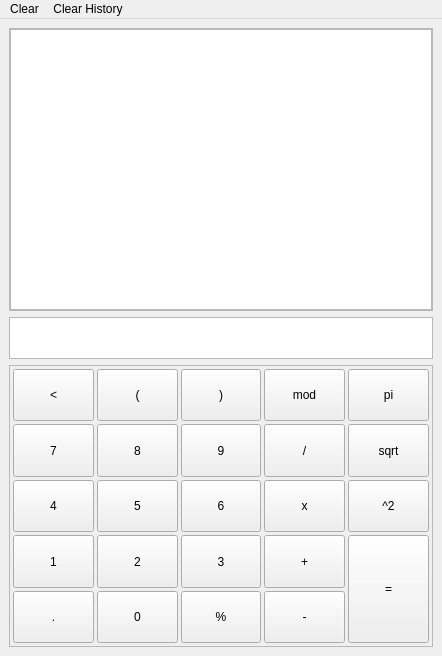
<?xml version="1.0" encoding="UTF-8"?>
<ui version="4.0">
 <class>MainWindow</class>
 <widget class="QMainWindow" name="MainWindow">
  <property name="geometry">
   <rect>
    <x>0</x>
    <y>0</y>
    <width>442</width>
    <height>656</height>
   </rect>
  </property>
  <property name="windowTitle">
   <string>MainWindow</string>
  </property>
  <widget class="QWidget" name="centralwidget">
   <layout class="QVBoxLayout" name="verticalLayout">
    <item>
     <widget class="QScrollArea" name="scrollArea">
      <property name="widgetResizable">
       <bool>true</bool>
      </property>
      <widget class="QWidget" name="scrollAreaWidgetContents">
       <property name="geometry">
        <rect>
         <x>0</x>
         <y>0</y>
         <width>418</width>
         <height>267</height>
        </rect>
       </property>
       <layout class="QHBoxLayout" name="horizontalLayout">
        <property name="leftMargin">
         <number>0</number>
        </property>
        <property name="topMargin">
         <number>0</number>
        </property>
        <property name="rightMargin">
         <number>0</number>
        </property>
        <property name="bottomMargin">
         <number>0</number>
        </property>
        <item>
         <widget class="QTextEdit" name="textEdit">
          <property name="html">
           <string>&lt;!DOCTYPE HTML PUBLIC &quot;-//W3C//DTD HTML 4.0//EN&quot; &quot;http://www.w3.org/TR/REC-html40/strict.dtd&quot;&gt;
&lt;html&gt;&lt;head&gt;&lt;meta name=&quot;qrichtext&quot; content=&quot;1&quot; /&gt;&lt;style type=&quot;text/css&quot;&gt;
p, li { white-space: pre-wrap; }
&lt;/style&gt;&lt;/head&gt;&lt;body style=&quot; font-family:'Fira Sans Semi-Light'; font-size:10pt; font-weight:400; font-style:normal;&quot;&gt;
&lt;p style=&quot;-qt-paragraph-type:empty; margin-top:0px; margin-bottom:0px; margin-left:0px; margin-right:0px; -qt-block-indent:0; text-indent:0px;&quot;&gt;&lt;br /&gt;&lt;/p&gt;&lt;/body&gt;&lt;/html&gt;</string>
          </property>
         </widget>
        </item>
       </layout>
      </widget>
     </widget>
    </item>
    <item>
     <widget class="QFrame" name="frame_2">
      <property name="frameShape">
       <enum>QFrame::StyledPanel</enum>
      </property>
      <property name="frameShadow">
       <enum>QFrame::Raised</enum>
      </property>
      <layout class="QVBoxLayout" name="verticalLayout_2">
       <property name="spacing">
        <number>0</number>
       </property>
       <property name="leftMargin">
        <number>0</number>
       </property>
       <property name="topMargin">
        <number>0</number>
       </property>
       <property name="rightMargin">
        <number>0</number>
       </property>
       <property name="bottomMargin">
        <number>0</number>
       </property>
       <item>
        <widget class="QLineEdit" name="line_equacao">
         <property name="frame">
          <bool>false</bool>
         </property>
        </widget>
       </item>
       <item>
        <widget class="QLineEdit" name="line_avisos">
         <property name="frame">
          <bool>false</bool>
         </property>
         <property name="readOnly">
          <bool>true</bool>
         </property>
        </widget>
       </item>
      </layout>
     </widget>
    </item>
    <item>
     <widget class="QFrame" name="frame">
      <property name="frameShape">
       <enum>QFrame::StyledPanel</enum>
      </property>
      <property name="frameShadow">
       <enum>QFrame::Raised</enum>
      </property>
      <layout class="QGridLayout" name="gridLayout">
       <property name="leftMargin">
        <number>3</number>
       </property>
       <property name="topMargin">
        <number>3</number>
       </property>
       <property name="rightMargin">
        <number>3</number>
       </property>
       <property name="bottomMargin">
        <number>3</number>
       </property>
       <property name="spacing">
        <number>3</number>
       </property>
       <item row="1" column="3">
        <widget class="QPushButton" name="botao_divide">
         <property name="sizePolicy">
          <sizepolicy hsizetype="Minimum" vsizetype="Expanding">
           <horstretch>0</horstretch>
           <verstretch>0</verstretch>
          </sizepolicy>
         </property>
         <property name="text">
          <string>/</string>
         </property>
        </widget>
       </item>
       <item row="1" column="0">
        <widget class="QPushButton" name="botao_7">
         <property name="sizePolicy">
          <sizepolicy hsizetype="Minimum" vsizetype="Expanding">
           <horstretch>0</horstretch>
           <verstretch>0</verstretch>
          </sizepolicy>
         </property>
         <property name="text">
          <string>7</string>
         </property>
        </widget>
       </item>
       <item row="2" column="2">
        <widget class="QPushButton" name="botao_6">
         <property name="sizePolicy">
          <sizepolicy hsizetype="Minimum" vsizetype="Expanding">
           <horstretch>0</horstretch>
           <verstretch>0</verstretch>
          </sizepolicy>
         </property>
         <property name="text">
          <string>6</string>
         </property>
        </widget>
       </item>
       <item row="0" column="2">
        <widget class="QPushButton" name="botao_fecha_parenteses">
         <property name="sizePolicy">
          <sizepolicy hsizetype="Expanding" vsizetype="Expanding">
           <horstretch>0</horstretch>
           <verstretch>0</verstretch>
          </sizepolicy>
         </property>
         <property name="text">
          <string>)</string>
         </property>
        </widget>
       </item>
       <item row="1" column="1">
        <widget class="QPushButton" name="botao_8">
         <property name="sizePolicy">
          <sizepolicy hsizetype="Minimum" vsizetype="Expanding">
           <horstretch>0</horstretch>
           <verstretch>0</verstretch>
          </sizepolicy>
         </property>
         <property name="text">
          <string>8</string>
         </property>
        </widget>
       </item>
       <item row="0" column="4">
        <widget class="QPushButton" name="botao_pi">
         <property name="sizePolicy">
          <sizepolicy hsizetype="Expanding" vsizetype="Expanding">
           <horstretch>0</horstretch>
           <verstretch>0</verstretch>
          </sizepolicy>
         </property>
         <property name="text">
          <string>pi</string>
         </property>
        </widget>
       </item>
       <item row="2" column="1">
        <widget class="QPushButton" name="botao_5">
         <property name="sizePolicy">
          <sizepolicy hsizetype="Minimum" vsizetype="Expanding">
           <horstretch>0</horstretch>
           <verstretch>0</verstretch>
          </sizepolicy>
         </property>
         <property name="text">
          <string>5</string>
         </property>
        </widget>
       </item>
       <item row="0" column="3">
        <widget class="QPushButton" name="botao_modulo">
         <property name="sizePolicy">
          <sizepolicy hsizetype="Expanding" vsizetype="Expanding">
           <horstretch>0</horstretch>
           <verstretch>0</verstretch>
          </sizepolicy>
         </property>
         <property name="text">
          <string>mod</string>
         </property>
        </widget>
       </item>
       <item row="3" column="3">
        <widget class="QPushButton" name="botao_adicao">
         <property name="sizePolicy">
          <sizepolicy hsizetype="Minimum" vsizetype="Expanding">
           <horstretch>0</horstretch>
           <verstretch>0</verstretch>
          </sizepolicy>
         </property>
         <property name="text">
          <string>+</string>
         </property>
        </widget>
       </item>
       <item row="4" column="0">
        <widget class="QPushButton" name="botao_ponto">
         <property name="sizePolicy">
          <sizepolicy hsizetype="Minimum" vsizetype="Expanding">
           <horstretch>0</horstretch>
           <verstretch>0</verstretch>
          </sizepolicy>
         </property>
         <property name="text">
          <string>.</string>
         </property>
        </widget>
       </item>
       <item row="4" column="1">
        <widget class="QPushButton" name="botao_zero">
         <property name="sizePolicy">
          <sizepolicy hsizetype="Minimum" vsizetype="Expanding">
           <horstretch>0</horstretch>
           <verstretch>0</verstretch>
          </sizepolicy>
         </property>
         <property name="text">
          <string>0</string>
         </property>
        </widget>
       </item>
       <item row="3" column="2">
        <widget class="QPushButton" name="botao_3">
         <property name="sizePolicy">
          <sizepolicy hsizetype="Minimum" vsizetype="Expanding">
           <horstretch>0</horstretch>
           <verstretch>0</verstretch>
          </sizepolicy>
         </property>
         <property name="text">
          <string>3</string>
         </property>
        </widget>
       </item>
       <item row="3" column="4" rowspan="2">
        <widget class="QPushButton" name="botao_calcular">
         <property name="sizePolicy">
          <sizepolicy hsizetype="Minimum" vsizetype="Expanding">
           <horstretch>0</horstretch>
           <verstretch>0</verstretch>
          </sizepolicy>
         </property>
         <property name="text">
          <string>=</string>
         </property>
        </widget>
       </item>
       <item row="4" column="2">
        <widget class="QPushButton" name="botao_percent">
         <property name="sizePolicy">
          <sizepolicy hsizetype="Minimum" vsizetype="Expanding">
           <horstretch>0</horstretch>
           <verstretch>0</verstretch>
          </sizepolicy>
         </property>
         <property name="text">
          <string>%</string>
         </property>
        </widget>
       </item>
       <item row="3" column="0">
        <widget class="QPushButton" name="botao_1">
         <property name="sizePolicy">
          <sizepolicy hsizetype="Minimum" vsizetype="Expanding">
           <horstretch>0</horstretch>
           <verstretch>0</verstretch>
          </sizepolicy>
         </property>
         <property name="text">
          <string>1</string>
         </property>
        </widget>
       </item>
       <item row="1" column="4">
        <widget class="QPushButton" name="botao_raiz_quadrada">
         <property name="sizePolicy">
          <sizepolicy hsizetype="Minimum" vsizetype="Expanding">
           <horstretch>0</horstretch>
           <verstretch>0</verstretch>
          </sizepolicy>
         </property>
         <property name="text">
          <string>sqrt</string>
         </property>
        </widget>
       </item>
       <item row="3" column="1">
        <widget class="QPushButton" name="botao_2">
         <property name="sizePolicy">
          <sizepolicy hsizetype="Minimum" vsizetype="Expanding">
           <horstretch>0</horstretch>
           <verstretch>0</verstretch>
          </sizepolicy>
         </property>
         <property name="text">
          <string>2</string>
         </property>
        </widget>
       </item>
       <item row="2" column="3">
        <widget class="QPushButton" name="botao_multiplica">
         <property name="sizePolicy">
          <sizepolicy hsizetype="Minimum" vsizetype="Expanding">
           <horstretch>0</horstretch>
           <verstretch>0</verstretch>
          </sizepolicy>
         </property>
         <property name="text">
          <string>x</string>
         </property>
        </widget>
       </item>
       <item row="4" column="3">
        <widget class="QPushButton" name="botao_subtracao">
         <property name="sizePolicy">
          <sizepolicy hsizetype="Minimum" vsizetype="Expanding">
           <horstretch>0</horstretch>
           <verstretch>0</verstretch>
          </sizepolicy>
         </property>
         <property name="text">
          <string>-</string>
         </property>
        </widget>
       </item>
       <item row="2" column="0">
        <widget class="QPushButton" name="botao_4">
         <property name="sizePolicy">
          <sizepolicy hsizetype="Minimum" vsizetype="Expanding">
           <horstretch>0</horstretch>
           <verstretch>0</verstretch>
          </sizepolicy>
         </property>
         <property name="text">
          <string>4</string>
         </property>
        </widget>
       </item>
       <item row="0" column="0">
        <widget class="QPushButton" name="botao_backspace">
         <property name="sizePolicy">
          <sizepolicy hsizetype="Expanding" vsizetype="Expanding">
           <horstretch>0</horstretch>
           <verstretch>0</verstretch>
          </sizepolicy>
         </property>
         <property name="text">
          <string>&lt;</string>
         </property>
        </widget>
       </item>
       <item row="0" column="1">
        <widget class="QPushButton" name="botao_abre_parenteses">
         <property name="sizePolicy">
          <sizepolicy hsizetype="Expanding" vsizetype="Expanding">
           <horstretch>0</horstretch>
           <verstretch>0</verstretch>
          </sizepolicy>
         </property>
         <property name="text">
          <string>(</string>
         </property>
        </widget>
       </item>
       <item row="1" column="2">
        <widget class="QPushButton" name="botao_9">
         <property name="sizePolicy">
          <sizepolicy hsizetype="Minimum" vsizetype="Expanding">
           <horstretch>0</horstretch>
           <verstretch>0</verstretch>
          </sizepolicy>
         </property>
         <property name="text">
          <string>9</string>
         </property>
        </widget>
       </item>
       <item row="2" column="4">
        <widget class="QPushButton" name="botao_quadrado">
         <property name="sizePolicy">
          <sizepolicy hsizetype="Minimum" vsizetype="Expanding">
           <horstretch>0</horstretch>
           <verstretch>0</verstretch>
          </sizepolicy>
         </property>
         <property name="text">
          <string>^2</string>
         </property>
        </widget>
       </item>
      </layout>
     </widget>
    </item>
   </layout>
  </widget>
  <widget class="QMenuBar" name="menubar">
   <property name="geometry">
    <rect>
     <x>0</x>
     <y>0</y>
     <width>442</width>
     <height>26</height>
    </rect>
   </property>
   <widget class="QMenu" name="menu_clear_equation">
    <property name="title">
     <string>Clear</string>
    </property>
   </widget>
   <widget class="QMenu" name="menu_clear_history">
    <property name="title">
     <string>Clear History</string>
    </property>
   </widget>
   <addaction name="menu_clear_equation"/>
   <addaction name="menu_clear_history"/>
  </widget>
  <action name="actionCalculate">
   <property name="text">
    <string>Calculate</string>
   </property>
  </action>
  <action name="actionGet_Graph">
   <property name="text">
    <string>Graph</string>
   </property>
  </action>
  <action name="actionClear_History">
   <property name="text">
    <string>Clear History</string>
   </property>
  </action>
 </widget>
 <resources/>
 <connections/>
</ui>
